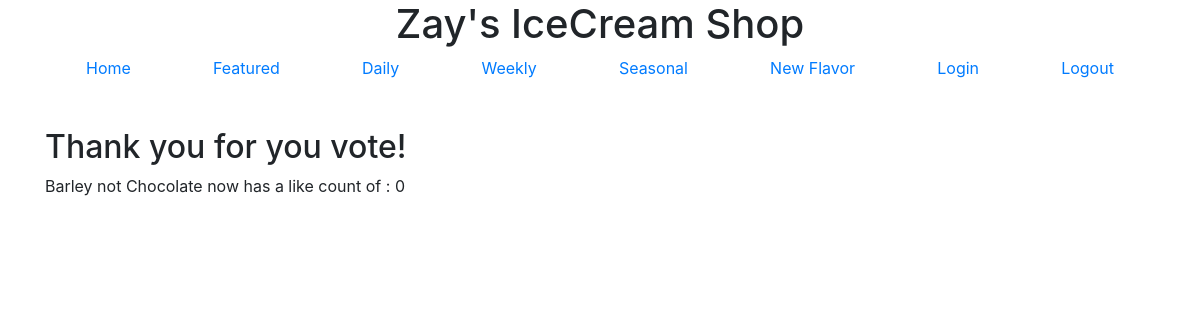
Page /ice_cream/results/2 on the earlier database version.
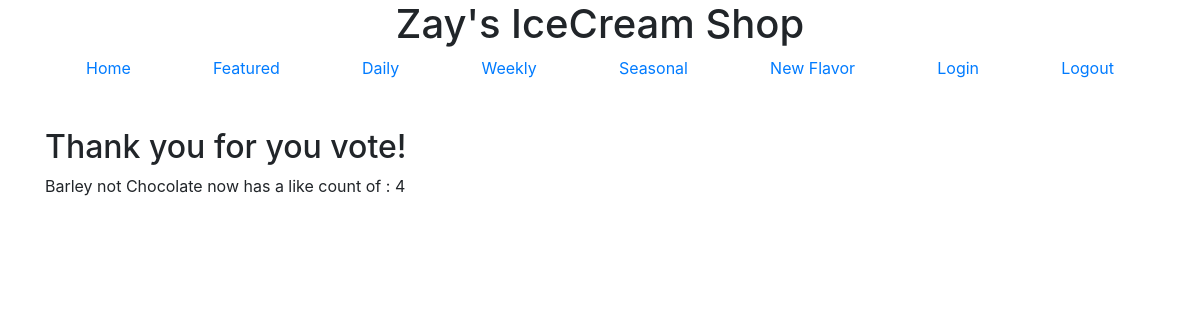
Same page on the later database version.
### ice_cream/models.py (models this page shows, shortened)
class IceCream(models.Model):
    CHOCOLATE = 'CHOCOLATE'
    VANILLA = 'VANILLA'
    BASE_CHOICES = [
        (CHOCOLATE, 'Chocolate'),
        (VANILLA, 'Vanilla'),
    ]
    DAILY = "DAILY"
    WEEKLY = "WEEKLY"
    SEASONAL = "SEASONAL"
    AVAILABLE_CHOICES =[
        (DAILY, "Daily"),
        (WEEKLY, "Weekly"),
        (SEASONAL, "Seasonal"),
    ]
    flavor = models.CharField(max_length=255)
    base = models.CharField(max_length=255, choices=BASE_CHOICES, default=VANILLA)
    available = models.CharField(max_length=255, choices=AVAILABLE_CHOICES, default=WEEKLY)
    featured = models.BooleanField(default=False)
    date_churned = models.DateField("Date Churned", default=datetime.date.today)
    likes = models.IntegerField(default=0)

### ice_cream/views.py (the view)
# urls.py: path("results/<int:pk>", views.ResultsView.as_view(), name="results"),
class ResultsView(generic.DetailView):
    model = IceCream
    template_name ="ice_cream/results.html"

### ice_cream/templates/ice_cream/results.html
{% extends "ice_cream/base.html" %}
{% block content %}
<h2>Thank you for you vote!</h2>
<p>{{object.flavor}} now has a like count of : <span>{{object.likes}}</span></p>
{% endblock %}

### ice_cream/templates/ice_cream/base.html (shortened to what this page needs)
<html>
    <head>
        <link rel="stylesheet" href="https://stackpath.bootstrapcdn.com/bootstrap/4.3.1/css/bootstrap.min.css">
    </head>
    <body>
        <div class="container">
        <header class="d-flex row justify-content-center mb-5">
            <h1 class="d-flex col-12 justify-content-center">Zay's IceCream Shop</h1>
            <nav class="d-flex col-12 justify-content-around">
                <a href="{% url 'ice_cream:selection' 'home' %}"><span>Home</span></a>
                <a href="{% url 'ice_cream:selection' 'featured' %}"><span>Featured</span></a>
                <a href="{% url 'ice_cream:selection' 'daily'%}"><span>Daily</span></a>
                <a href="{% url 'ice_cream:selection' 'weekly'%}"><span>Weekly</span></a>
                <a href="{% url 'ice_cream:selection' 'seasonal'%}"><span>Seasonal</span></a>
                <a href="{% url 'ice_cream:create' %}"><span>New Flavor</span></a>
                <a href="{% url 'login' %}">Login</a>
                <a href="{% url 'logout' %}"> Logout</a>
            </nav>
        </header>
        {% block content %}
        {% endblock %}
        </div>
    </body>
</html>

Differences in the rows shown:
changed IceCream "Barley not Chocolate": likes "0" → "4"
